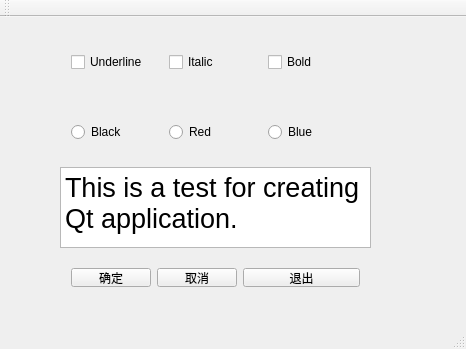
<?xml version="1.0" encoding="UTF-8"?>
<ui version="4.0">
 <class>demo0</class>
 <widget class="QMainWindow" name="demo0">
  <property name="geometry">
   <rect>
    <x>0</x>
    <y>0</y>
    <width>466</width>
    <height>349</height>
   </rect>
  </property>
  <property name="windowTitle">
   <string>demo0</string>
  </property>
  <widget class="QWidget" name="centralWidget">
   <widget class="QPlainTextEdit" name="plainTextEdit">
    <property name="geometry">
     <rect>
      <x>60</x>
      <y>150</y>
      <width>311</width>
      <height>81</height>
     </rect>
    </property>
    <property name="font">
     <font>
      <pointsize>20</pointsize>
     </font>
    </property>
    <property name="plainText">
     <string>This is a test for creating Qt application.</string>
    </property>
   </widget>
   <widget class="QWidget" name="horizontalLayoutWidget">
    <property name="geometry">
     <rect>
      <x>60</x>
      <y>240</y>
      <width>311</width>
      <height>41</height>
     </rect>
    </property>
    <layout class="QHBoxLayout" name="horizontalLayout">
     <item>
      <layout class="QHBoxLayout" name="horizontalLayout_2">
       <item>
        <widget class="QPushButton" name="pushButton_1">
         <property name="text">
          <string>确定</string>
         </property>
        </widget>
       </item>
       <item>
        <widget class="QPushButton" name="pushButton_2">
         <property name="text">
          <string>取消</string>
         </property>
        </widget>
       </item>
      </layout>
     </item>
     <item>
      <widget class="QPushButton" name="pushButton_3">
       <property name="text">
        <string>退出</string>
       </property>
      </widget>
     </item>
    </layout>
   </widget>
   <widget class="QWidget" name="horizontalLayoutWidget_3">
    <property name="geometry">
     <rect>
      <x>60</x>
      <y>20</y>
      <width>311</width>
      <height>51</height>
     </rect>
    </property>
    <layout class="QHBoxLayout" name="horizontalLayout_3">
     <item>
      <widget class="QCheckBox" name="checkBox_1">
       <property name="text">
        <string>Underline</string>
       </property>
      </widget>
     </item>
     <item>
      <widget class="QCheckBox" name="checkBox_2">
       <property name="text">
        <string>Italic</string>
       </property>
      </widget>
     </item>
     <item>
      <widget class="QCheckBox" name="checkBox_3">
       <property name="text">
        <string>Bold</string>
       </property>
      </widget>
     </item>
    </layout>
   </widget>
   <widget class="QWidget" name="horizontalLayoutWidget_4">
    <property name="geometry">
     <rect>
      <x>60</x>
      <y>90</y>
      <width>311</width>
      <height>51</height>
     </rect>
    </property>
    <layout class="QHBoxLayout" name="horizontalLayout_4">
     <item>
      <widget class="QRadioButton" name="radioButton_1">
       <property name="text">
        <string>Black</string>
       </property>
      </widget>
     </item>
     <item>
      <widget class="QRadioButton" name="radioButton_2">
       <property name="text">
        <string>Red</string>
       </property>
      </widget>
     </item>
     <item>
      <widget class="QRadioButton" name="radioButton_3">
       <property name="text">
        <string>Blue</string>
       </property>
      </widget>
     </item>
    </layout>
   </widget>
  </widget>
  <widget class="QMenuBar" name="menuBar">
   <property name="geometry">
    <rect>
     <x>0</x>
     <y>0</y>
     <width>466</width>
     <height>23</height>
    </rect>
   </property>
  </widget>
  <widget class="QToolBar" name="mainToolBar">
   <attribute name="toolBarArea">
    <enum>TopToolBarArea</enum>
   </attribute>
   <attribute name="toolBarBreak">
    <bool>false</bool>
   </attribute>
  </widget>
  <widget class="QStatusBar" name="statusBar"/>
 </widget>
 <layoutdefault spacing="6" margin="11"/>
 <resources/>
 <connections>
  <connection>
   <sender>pushButton_2</sender>
   <signal>clicked()</signal>
   <receiver>demo0</receiver>
   <slot>repaint()</slot>
   <hints>
    <hint type="sourcelabel">
     <x>191</x>
     <y>302</y>
    </hint>
    <hint type="destinationlabel">
     <x>191</x>
     <y>310</y>
    </hint>
   </hints>
  </connection>
  <connection>
   <sender>pushButton_1</sender>
   <signal>clicked()</signal>
   <receiver>demo0</receiver>
   <slot>show()</slot>
   <hints>
    <hint type="sourcelabel">
     <x>102</x>
     <y>295</y>
    </hint>
    <hint type="destinationlabel">
     <x>87</x>
     <y>315</y>
    </hint>
   </hints>
  </connection>
  <connection>
   <sender>pushButton_3</sender>
   <signal>clicked()</signal>
   <receiver>demo0</receiver>
   <slot>close()</slot>
   <hints>
    <hint type="sourcelabel">
     <x>299</x>
     <y>295</y>
    </hint>
    <hint type="destinationlabel">
     <x>298</x>
     <y>321</y>
    </hint>
   </hints>
  </connection>
 </connections>
</ui>
